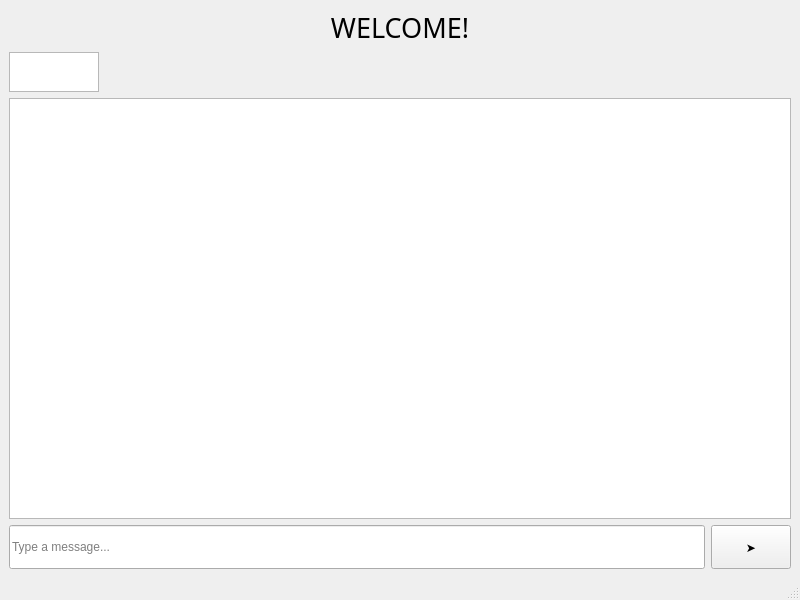
<?xml version="1.0" encoding="UTF-8"?>
<ui version="4.0">
 <class>MainWindow</class>
 <widget class="QMainWindow" name="MainWindow">
  <property name="geometry">
   <rect>
    <x>0</x>
    <y>0</y>
    <width>800</width>
    <height>600</height>
   </rect>
  </property>
  <property name="windowTitle">
   <string>MainWindow</string>
  </property>
  <widget class="QWidget" name="centralwidget">
   <layout class="QVBoxLayout" name="verticalLayout">
    <item>
     <widget class="QLabel" name="welcomeLabel">
      <property name="font">
       <font>
        <family>ObelixPro</family>
        <pointsize>20</pointsize>
       </font>
      </property>
      <property name="text">
       <string>WELCOME!</string>
      </property>
      <property name="alignment">
       <set>Qt::AlignmentFlag::AlignCenter</set>
      </property>
     </widget>
    </item>
    <item>
     <widget class="QListWidget" name="onlineList">
      <property name="sizePolicy">
       <sizepolicy hsizetype="Expanding" vsizetype="Fixed">
        <horstretch>0</horstretch>
        <verstretch>0</verstretch>
       </sizepolicy>
      </property>
      <property name="minimumSize">
       <size>
        <width>0</width>
        <height>10</height>
       </size>
      </property>
      <property name="maximumSize">
       <size>
        <width>90</width>
        <height>40</height>
       </size>
      </property>
     </widget>
    </item>
    <item>
     <widget class="QListWidget" name="chatList">
      <property name="verticalScrollBarPolicy">
       <enum>Qt::ScrollBarPolicy::ScrollBarAsNeeded</enum>
      </property>
      <property name="horizontalScrollBarPolicy">
       <enum>Qt::ScrollBarPolicy::ScrollBarAlwaysOff</enum>
      </property>
      <property name="spacing">
       <number>10</number>
      </property>
     </widget>
    </item>
    <item>
     <layout class="QHBoxLayout" name="horizontalLayout">
      <item>
       <widget class="QLineEdit" name="messageInput">
        <property name="minimumSize">
         <size>
          <width>44</width>
          <height>44</height>
         </size>
        </property>
        <property name="readOnly">
         <bool>false</bool>
        </property>
        <property name="placeholderText">
         <string>Type a message...</string>
        </property>
       </widget>
      </item>
      <item>
       <widget class="QPushButton" name="sendButton">
        <property name="minimumSize">
         <size>
          <width>44</width>
          <height>44</height>
         </size>
        </property>
        <property name="text">
         <string>➤</string>
        </property>
       </widget>
      </item>
     </layout>
    </item>
   </layout>
  </widget>
  <widget class="QMenuBar" name="menubar">
   <property name="geometry">
    <rect>
     <x>0</x>
     <y>0</y>
     <width>800</width>
     <height>21</height>
    </rect>
   </property>
  </widget>
  <widget class="QStatusBar" name="statusbar"/>
 </widget>
 <resources/>
 <connections/>
</ui>
